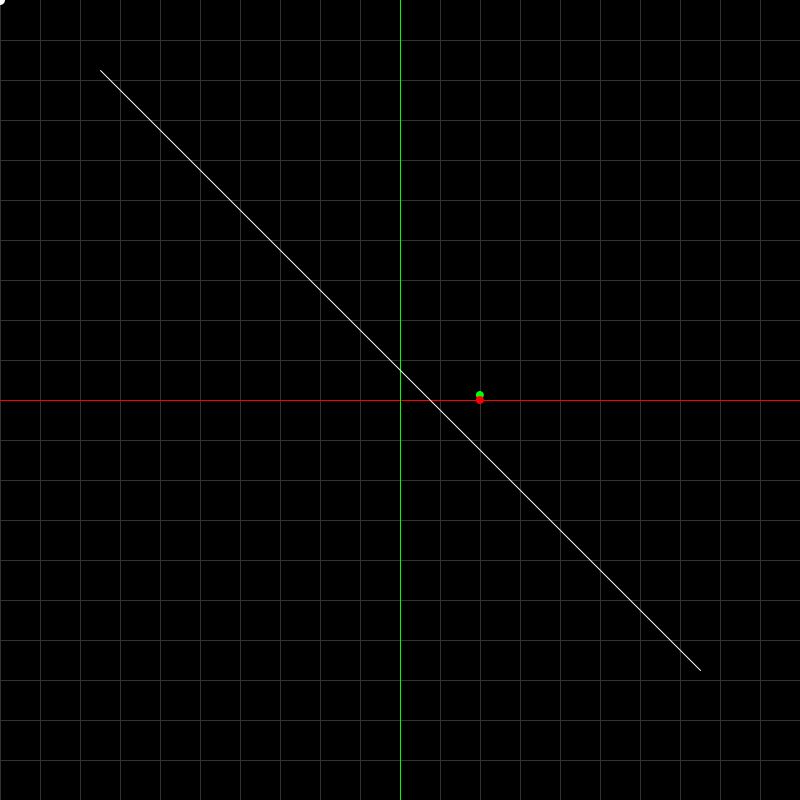
Frame 1 (no input)
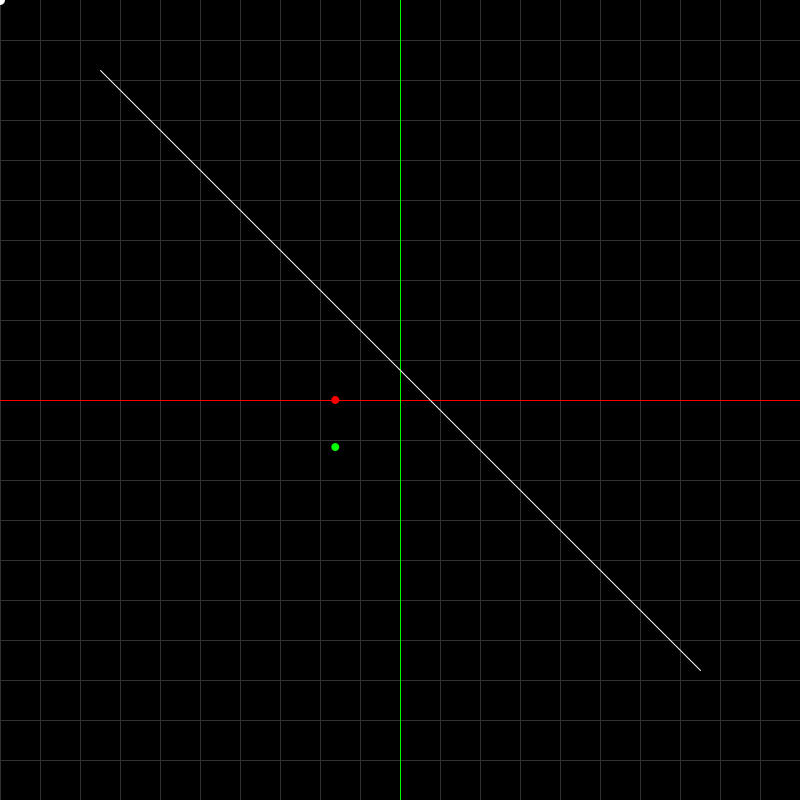
Frame 60 (the mouse pressed at the canvas centre just before this capture)
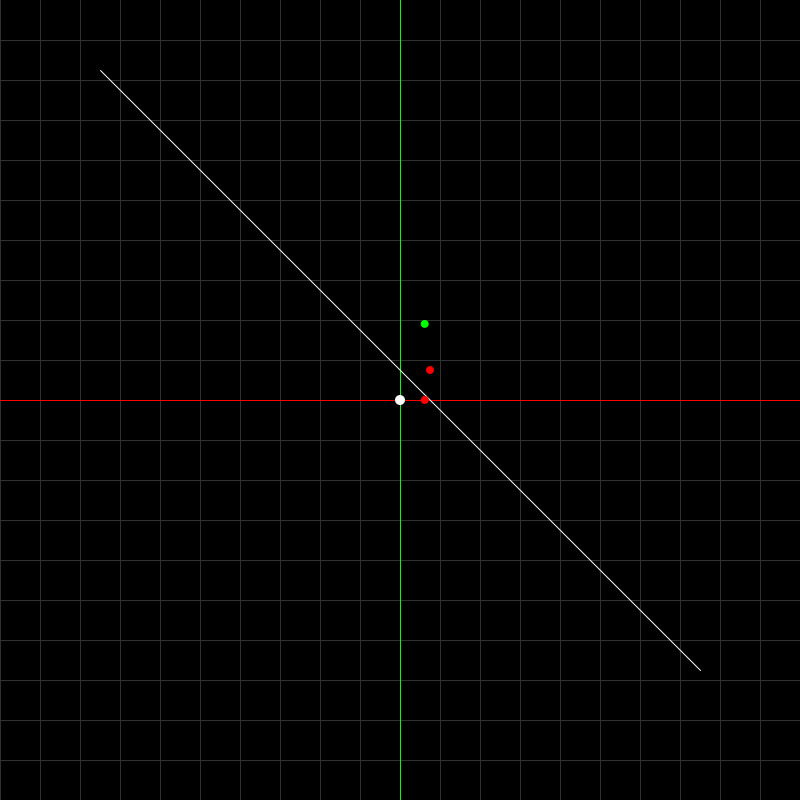
Frame 120 (the mouse held since frame 60 and released just before this capture)

The Processing sketch that drew these frames (run headless with seeded random() and noise(); from frame 60 on, the mouse is pressed at the canvas centre):

// Processing sketch: sketch_matrices
// ── sketch_matrices.pde
float[] point = new float[3];
float[][] matrix = {{0, -1, 30}, {-1, 0, 30}, {0, 0, 1}};

float[] rotatedPoint = new float[3];
float[] pointB = new float[3];
float delta = 0;
float[][] rotationMatrix = {{cos(PI*delta), -sin(PI*delta), 0}, {sin(PI*delta), cos(PI*delta), 0}, {0, 0, 1}};
float[][] olisationMatrix = new float[3][3];
float[][] translation = new float[3][3];

void setup() {
  size(800, 800);
  print(matrix[0].length);
}

void draw() {
  background(0, 0, 0, 5);
  createCoordinatesSystem();
  delta += PI * 0.02;
  if (delta >= (PI * 2)) {
    delta = 0;
  }
  stroke(255);
  line(-300, getY(-300), 300, getY(300));

  point[0] = globalMouseX();
  point[1] = globalMouseY();
  point[2] = 1; // Affine coordinate

  noStroke();
  fill(255);
  ellipse(point[0], point[1], 10, 10);
  float[] newPoint = getNewPoint(matrix, point);
  fill(255, 0, 0);
  ellipse(newPoint[0], newPoint[1], 8, 8);

  float[] p = {80, 0, 1};
  //delta = map (globalMouseX(), -width/2 , width/2, 0, 1);

  println(delta);
  rotationMatrix[0][0] = cos(delta);
  rotationMatrix[1][0] = sin(delta);

  rotationMatrix[0][1] = -sin(delta);
  rotationMatrix[1][1] = cos(delta);
  /*
  rotationMatrix[0][0] = cos(PI/delta);
   rotationMatrix[0][1] = -sin(PI/delta);
   rotationMatrix[1][0] = sin(PI/delta);
   rotationMatrix[1][1] = cos(PI/delta);
   */
  rotatedPoint = getNewPoint(rotationMatrix, p);
  fill(0, 255, 0);


  ellipse(rotatedPoint[0], rotatedPoint[1], 8, 8);

  olisationMatrix[0][0]= cos(delta);
  olisationMatrix[1][0]= 0;//sin(delta);
  olisationMatrix[2][0]= 0;

  olisationMatrix[0][1]= 0;//-sin(delta);
  olisationMatrix[1][1]= 1;//cos(delta);
  olisationMatrix[2][1]= 0;

  olisationMatrix[0][2]= 0;
  olisationMatrix[1][2]= 0;
  olisationMatrix[2][2]= 1;

  pointB = getNewPoint(olisationMatrix, p);
  fill(255, 0, 0);
  ellipse(pointB[0], pointB[1], 8, 8);

  //print(newPoint);
}

void createCoordinatesSystem() {
  translate(width/2, height/2);
  scale(1, -1);
  createGrid(20, 20, 40);
  noCursor();
  stroke(255, 0, 0);
  line(-width, 0, width, 0); // X axis
  stroke(0, 255, 0);
  line(0, -height, 0, height); // Y axis
}

float globalMouseX() {
  return mouseX - (width/2);
}
int globalMouseY() {
  return -1*(mouseY - (height/2));
}

void createGrid(int rows, int coloumns, int cellSize) {
  for (int j = 0; j < coloumns; j++) {
    for (int i = 0; i < rows; i++) {
      stroke(50);
      line(-width, (j*cellSize)-(height/2), width, (j*cellSize)-(height/2)); // X axis
      line((i*cellSize)-(width/2), -height, (i*cellSize)-(width/2), height); // Y axis
    }
  }
}

int getY(int x) { //, int m, int c
  return -x + 30; //m*x + c;
}

float[] getNewPoint(float[][] matrix, float[] point) {
  float[] newPoint = new float[3];
  for (int mRow=0; mRow < matrix.length; mRow++) {
    for (int mCol=0; mCol < matrix[mRow].length; mCol++) {
      newPoint[mRow] += point[mCol] * matrix[mRow][mCol];
    }
  }
  return newPoint;
}

/*
float[] getNewPoint(float[][] matrix, float[] point) {
  float[] newPoint = new float[3];
  for (int mRow=0; mRow < matrix.length; mRow++) {
    for (int mCol=0; mCol < matrix[mRow].length; mCol++) {
      newPoint[mRow] += point[mCol] * matrix[mRow][mCol];
    }
  }
  return newPoint;
}
*/
